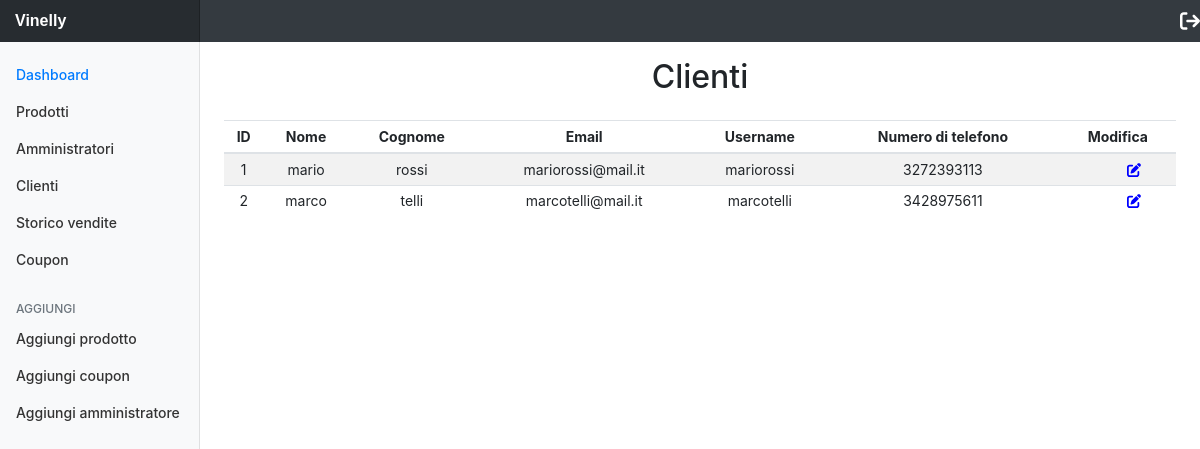
Screenshot of /pages/panel/users.php (signed in) with the database file from the repository.
### tables this page shows
CREATE TABLE `clienti` (
  `id` int(11) NOT NULL,
  `id_indirizzo` int(11) NOT NULL,
  `nome` varchar(50) NOT NULL,
  `cognome` varchar(50) NOT NULL,
  `email` varchar(50) NOT NULL,
  `username` varchar(50) NOT NULL,
  `numero_di_telefono` varchar(50) NOT NULL,
  `password` varchar(50) NOT NULL,
  `data_nascita` date NOT NULL,
  `domanda_sicurezza` varchar(50) NOT NULL,
  `risposta_sicurezza` varchar(50) NOT NULL,
  `edit` int(11) NOT NULL
);

### pages/panel/users.php (the view, shortened to what this page needs)
<!doctype html>
<?php
include "session.php";
$query = "SELECT * FROM clienti";
$result = mysqli_query($db, $query);
$count = mysqli_num_rows($result);
$i = 0;
?>
<html lang="it">
<head>
	<link href="../css/common.css" rel="stylesheet">
	<link href="../../css/panel.css" rel="stylesheet">
</head>
<body>
	<?php
	include "panel_header.php";
	?>
	<div class="container-fluid">
		<div class="row">
			<?php
			include "panel_sidebar.php";
			?>
			<main role="main" class="col-md-9 ml-sm-auto col-lg-10 pt-3 px-4 text-center">
				<h2>Clienti</h2>
				<div class="table-responsive mt-4">
					<table class="table table-striped table-sm">
						<thead>
							<tr>
								<th>ID</th>
								<th>Nome</th>
								<th>Cognome</th>
								<th>Email</th>
								<th>Username</th>
								<th>Numero di telefono</th>
								<th>Modifica</th>
							</tr>
						</thead>
						<tbody>
							<?php
							while ($i < $count) {
								$row = mysqli_fetch_assoc($result);
							?>
								<tr>
									<td><?php echo $row['id'] ?></td>
									<td><?php echo $row['nome'] ?></td>
									<td><?php echo $row['cognome'] ?></td>
									<td><?php echo $row['email'] ?></td>
									<td><?php echo $row['username'] ?></td>
									<td><?php echo $row['numero_di_telefono'] ?></td>
									<td>
										<a href="edit_user.php?id=<?php echo $row['id'] ?>" class="mt-2 move-button"><i class="fa fa-edit edit-client"><button class="btn btn-outline-success"></button></i></a>
									</td>
								</tr>
							<?php
								$i++;
							} ?>
						</tbody>
					</table>
				</div>
			</main>
		</div>
	</div>
</body>
</html>

### css/panel.css (style rules this page uses)
body { font-size: .875rem; }

### rows the page displays
clienti: id "1", nome "mario", cognome "rossi", email "mariorossi@mail.it", username "mariorossi", numero_di_telefono "3272393113"
clienti: id "2", nome "marco", cognome "telli", email "marcotelli@mail.it", username "marcotelli", numero_di_telefono "3428975611"
